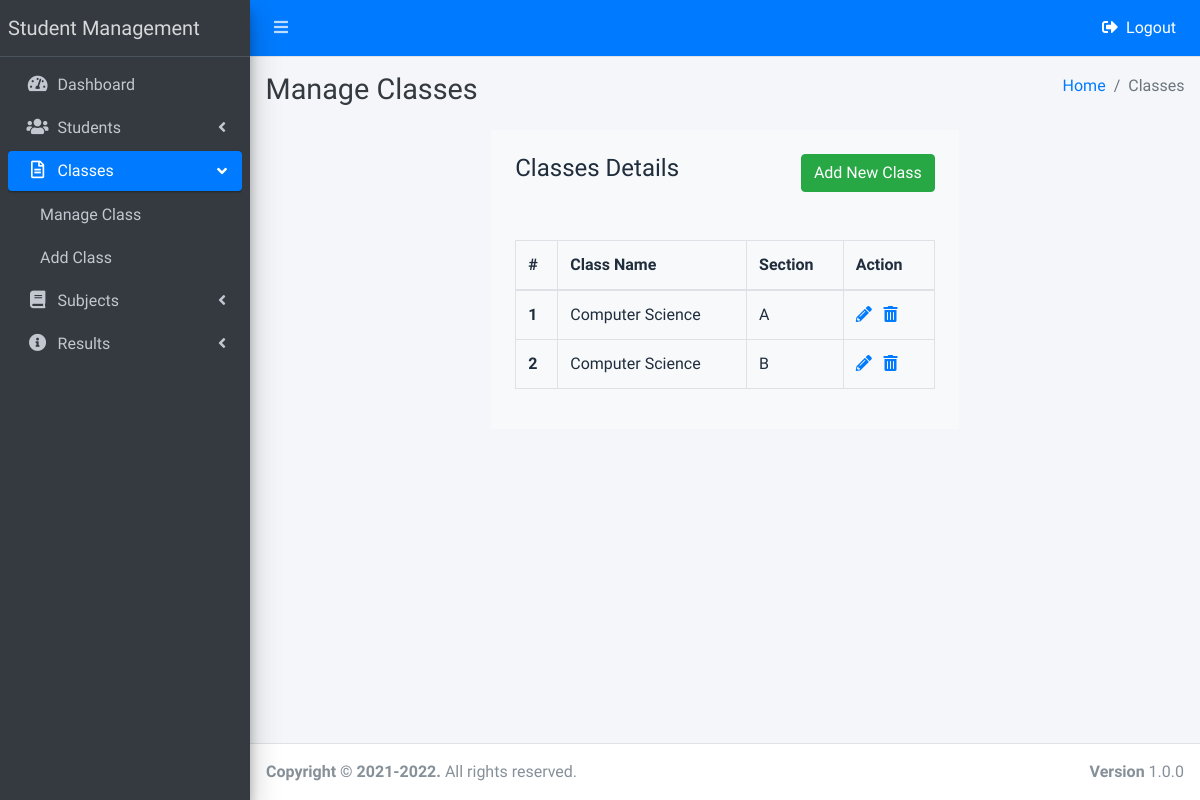
Page /manage_classes.php (signed in) on the committed database.
### tables this page shows
CREATE TABLE `classes` (
  `id` int NOT NULL,
  `className` varchar(80) DEFAULT NULL,
  `section` varchar(5) DEFAULT NULL,
  `created_at` timestamp NULL DEFAULT NULL,
  `updated_at` timestamp NULL DEFAULT NULL
);

### manage_classes.php (the view, shortened to what this page needs)
<?php
    include('includes/config.php');
    include('includes/head.inc.php');
?>
<div class="sidebar">
      <nav class="mt-2">
        <ul class="nav nav-pills nav-sidebar flex-column nav-child-indent" data-widget="treeview" role="menu" data-accordion="false">
            <li class="nav-item">
                <a href="dashboard.php" class="nav-link">
                <i class="nav-icon fas fa-tachometer-alt"></i>
                <p>
                    Dashboard
                </p>
                </a>
            </li>
            <li class="nav-item has-treeview">
                <a href="#" class="nav-link ">
                <i class="nav-icon fa fa-users"></i>
                <p>
                    Students
                    <i class="right fas fa-angle-left"></i>
                </p>
                </a>
            </li>
            <li class="nav-item has-treeview menu-open">
                <a href="#" class="nav-link active">
                <i class="nav-icon far fa-file-alt"></i>
                <p>
                    Classes
                    <i class="right fas fa-angle-left"></i>
                </p>
                </a>
                <ul class="nav nav-treeview">
                <li class="nav-item">
                    <a href="manage_classes.php" class="nav-link">
                    <p>Manage Class</p>
                    </a>
                </li>
                <li class="nav-item">
                    <a href="add_class.php" class="nav-link">
                    <p>Add Class</p>
                    </a>
                </li>
                </ul>
            </li>
            <li class="nav-item has-treeview">
                <a href="#" class="nav-link ">
                <i class="nav-icon fas fa-book"></i>
                <p>
                    Subjects
                    <i class="right fas fa-angle-left"></i>
                </p>
                </a>
            </li>
            <li class="nav-item has-treeview">
                <a href="#" class="nav-link ">
                <i class="nav-icon fa fa-info-circle"></i>
                <p>
                    Results
                    <i class="right fas fa-angle-left"></i>
                </p>
                </a>
            </li>
        </ul>
      </nav>
    </div>
  </aside>
<div class="content-wrapper">
    <div class="content-header">
        <div class="container-fluid">
            <div class="row mb-2">
            <div class="col-sm-6">
                <h1 class="m-0 text-dark">Manage Classes</h1>
            </div>
            <div class="col-sm-6">
                <ol class="breadcrumb float-sm-right">
                <li class="breadcrumb-item"><a href="dashboard.php">Home</a></li>
                <li class="breadcrumb-item active">Classes</li>
                </ol>
            </div>
            </div>
        </div>
    </div>
    <div class="container">
        <div class="container col-lg-6 manage-student-container bg-light p-4 mb-3">
            <div class="d-flex justify-content-between mb-5">
                <div class="h4">Classes Details</div>
                <a class="btn btn-success" href="add_class.php">Add New Class</a>
            </div>
            <table class="table table-bordered">
                <thead>
                    <tr>
                    <th scope="col">#</th>
                    <th scope="col">Class Name</th>
                    <th scope="col">Section</th>
                    <th scope="col">Action</th>
                    </tr>
                </thead>
                <tbody>
                    <?php
                        $stmt = $conn->query("SELECT * FROM classes");
                        while($row = $stmt->fetch(PDO::FETCH_ASSOC)){
                            echo "<tr>";
                            echo "<th scope='row'>".$row['id']."</th>";
                            echo "<td>".$row['className']."</td>";
                            echo "<td>".$row['section']."</td>";
                            echo "<td>
                                <a class='mr-2' href='edit_class.php?id=".$row['id']."'><i class='fas  fa-pencil-alt'></i></a>
                                <a class='mr-2' href='edit_class.php?id=".$row['id']."'><i class='fas fa-trash-alt'></i></a>
                            </td>";
                        }
                    ?>
                </tbody>
            </table>
        </div>
    </div>
<?php include('includes/footer.inc.php');  ?>

### rows in the picture
classes: id "1", className "Computer Science", section "A"
classes: id "2", className "Computer Science", section "B"
